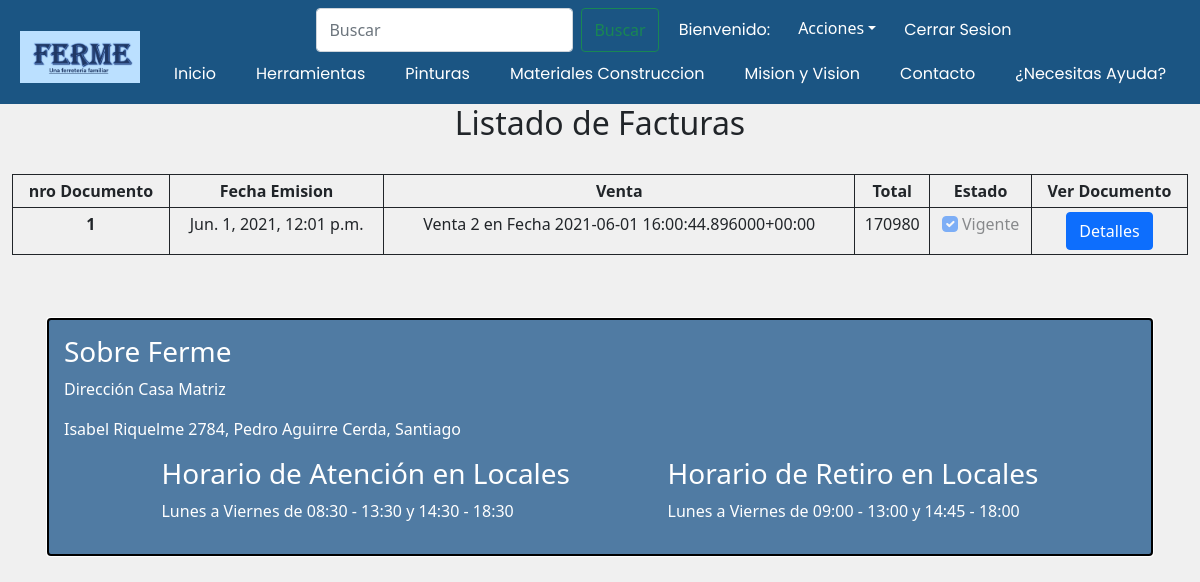
Screenshot of /listado_factura (signed in) with the database file from the repository.
### WebPage/models.py (models this page shows, shortened)
class Factura(models.Model):
    nroFactura = models.AutoField(primary_key = True)
    fechaEmision = models.DateTimeField(auto_now=False, auto_now_add=False)
    neto = models.IntegerField()
    iva = models.IntegerField()
    total = models.IntegerField()
    idVenta = models.ForeignKey(Venta, on_delete=models.CASCADE)
    vigente = models.BooleanField(default = True)

class Venta(models.Model):
    idVenta = models.AutoField(primary_key = True)
    fechaVenta = models.DateTimeField(auto_now=False, auto_now_add=False)
    idCliente = models.ForeignKey(Cliente, on_delete=models.CASCADE)
    total = models.IntegerField()
    valido = models.BooleanField(default=True)
    def __str__(self):
        nombre = ''
        nombre = nombre + 'Venta ' + str(self.idVenta) + ' en Fecha ' + str(self.fechaVenta)
        return nombre

### WebPage/views.py (the view)
# urls.py: path('listado_factura', ListaFactura.as_view(), name="LISTAFACTURA"),
@method_decorator(login_required(login_url='login/'), name='dispatch')
@method_decorator(group_required('Vendedor'), name='dispatch')
class ListaFactura(ListView):
    model = Factura
    template_name = 'listadoFacturas.html'
    context_object_name = 'Facturas'

### WebPage/views.py (called while the page is built)
def group_required(*group_names):
   def in_groups(u):
       if u.is_authenticated:
           if bool(u.groups.filter(name__in=group_names)) | u.is_superuser:
               return True
       return False
   return user_passes_test(in_groups)

### WebPage/templates/listadoFacturas.html (shortened to what this page needs)
{% extends "Template.html" %}
{% load static %}
{% block estilos %}
    <link rel="stylesheet" href="{% static 'css/index.css' %}">
{% endblock estilos %}
{% block contenido %}
    <h2 class="text-center">Listado de Facturas</h2>
    <br>
    <div class="container-fluid mx-auto overflow-auto table-responsive-sm">
    <table class ="table table-sm table-bordered border-dark text-center">
        <thead>
        <tr>
            <th>nro Documento</th>
            <th>Fecha Emision</th>
            <th>Venta</th>
            <th>Total</th>
            <th>Estado</th>
            <th>Ver Documento</th>
        </tr>
        </thead>
        <tbody>
        {% for doc in object_list %}
        <tr>
            <th>{{doc.nroFactura}}</th>
                <td>{{doc.fechaEmision}}</td>
                <td>{{doc.idVenta}}</td>
                <td>{{doc.total}}</td>
                {% if doc.vigente %}
                <td>
                    <input class="form-check-input" type="checkbox" id="inlineCheckbox1" value="option1" checked disabled>
                    <label class="form-check-label" for="inlineCheckbox1">Vigente</label>
                </td>
                {% else %}
                <td>
                    <input class="form-check-input" type="checkbox" id="inlineCheckbox1" value="option1" disabled>
                    <label class="form-check-label" for="inlineCheckbox1">Vigente</label>
                </td>
                {% endif %}
                <td><a href="/factura/{{doc.nroFactura}}" class="btn btn-primary" role="button">Detalles</a></td>
        </tr>
        {% endfor %}
        </tbody>
    </table>
    </div>
{% endblock contenido%}

### WebPage/static/css/template.css (style rules this page uses)
* { margin: 0px; padding: 0px; box-sizing: border-box; list-style: none; }

### rows the page displays
Factura: nroFactura "1", fechaEmision "Jun. 1, 2021, 12:01 p.m.", idVenta "Venta 2 en Fecha 2021-06-01 16:00:44.896000+00:00", total "170980"
